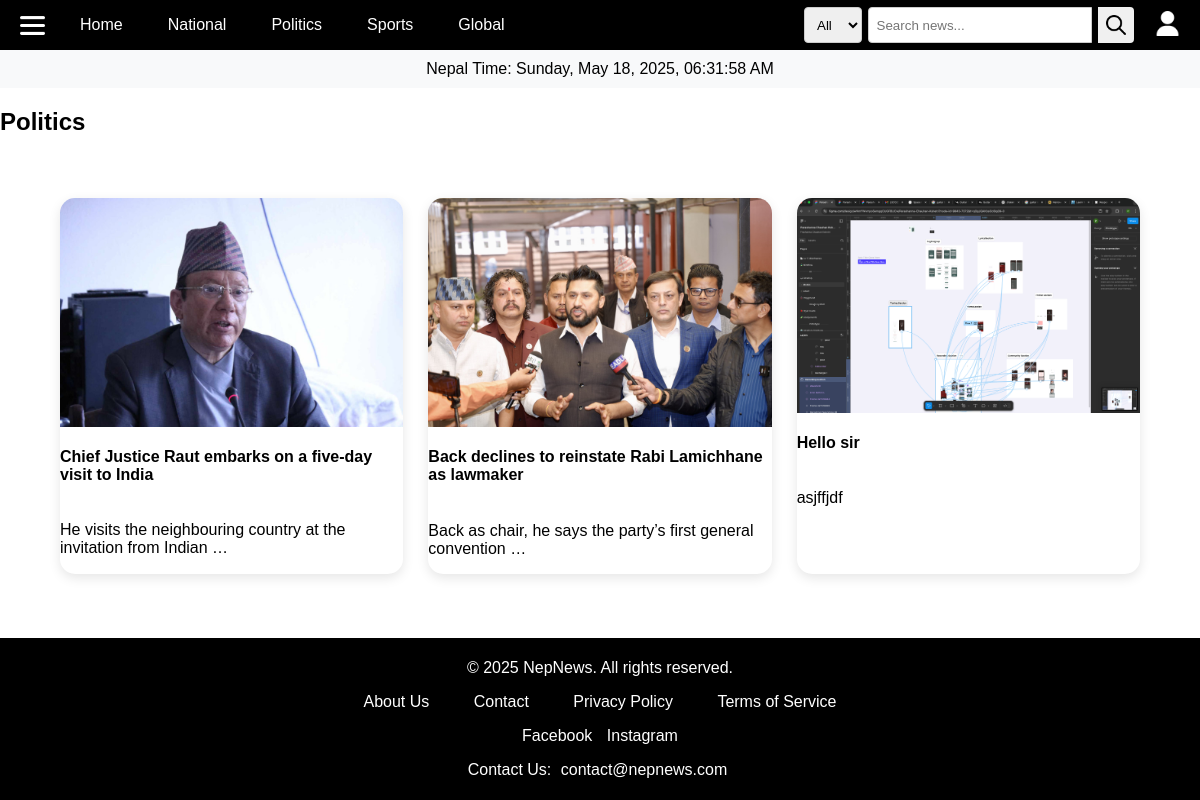
Page /category/2/ (signed in) on the committed database.
### newsapp/models.py (models this page shows, shortened)
class Category(models.Model):
    name = models.CharField(max_length=100)

class Post(models.Model):
    title = models.CharField(max_length=200)
    short_description = models.TextField()
    content = models.TextField()
    category = models.ForeignKey(Category, on_delete=models.CASCADE)
    author = models.ForeignKey(User, on_delete=models.CASCADE)
    banner_path = models.ImageField(upload_to='banners/', blank=True, null=True)
    status = models.CharField(max_length=20, default='draft', choices=[
        ('draft', 'Draft'),
        ('published', 'Published'),
        ('unpublished', 'Unpublished'),
        ('edited', 'Edited After Approval')
    ])
    views = models.IntegerField(default=0)
    created_at = models.DateTimeField(auto_now_add=True)

### newsapp/views.py (the view)
# urls.py: path('category/<int:id>/', views.category_post, name='category-post'),
def category_post(request, id):
    if not request.user.is_authenticated:
        return redirect('signup')
    category = get_object_or_404(Category, id=id)
    posts = Post.objects.filter(category=category, status='published')
    categories = Category.objects.all()
    return render(request, 'category_post.html', {'category': category, 'posts': posts, 'categories': categories})

### newsapp/context_processors.py (called while the page is built)
def base_context(request):
    return {'categories': Category.objects.all()}

### templates/category_post.html
{% extends 'base.html' %}
{% block content %}
<h2>{{ category.name }}</h2>
<div class="news-container">
    {% for post in posts %}
    <div class="news-item small">
        <a href="{% url 'view-post' post.id %}">
            {% if post.banner_path %}
                <img src="{{ post.banner_path.url }}" alt="{{ post.title }}">
            {% endif %}
            <h4>{{ post.title }}</h4>
            <p>{{ post.short_description|truncatewords:10 }}</p>
        </a>
    </div>
    {% endfor %}
</div>
{% endblock %}

### templates/base.html (shortened to what this page needs)
{% load static %}
<!DOCTYPE html>
<html lang="en">
<head>
    <link rel="stylesheet" href="{% static 'css/style.css' %}">
</head>
<body>
    <header>
        <div class="nav-container">
            <div class="menu">
                <img src="{% static 'images/menu.png' %}" alt="Menu" class="menu-icon" onclick="toggleSidebar()">
            </div>
            <nav class="navbar">
                <ul>
                    <li><a href="{% url 'home-page' %}">Home</a></li>
                    {% for category in categories %}
                        <li><a href="{% url 'category-post' category.id %}">{{ category.name }}</a></li>
                    {% endfor %}
                </ul>
            </nav>
            <div class="right-icons">
                <div class="search-container">
                    <form action="{% url 'search-posts' %}" method="get" class="search-form">
                        <div class="custom-select">
                            <select name="category" class="search-category">
                                <option value="">All</option>
                            </select>
                        </div>
                        <input type="text" name="q" class="search-input" placeholder="Search news..." value="{{ request.GET.q }}">
                        <button type="submit" class="search-button">
                            <img src="{% static 'images/search.png' %}" alt="Search" class="search-icon">
                        </button>
                    </form>
                </div>
                {% if user.is_authenticated %}
                    <a href="{% url 'profile' %}">
                        <img class="user" src="{% static 'images/user.png' %}" alt="User Profile">
                    </a>
                {% else %}
                    <img class="user" src="{% static 'images/user.png' %}" alt="User Profile" id="user-icon" onclick="openAuthModal()">
                {% endif %}
            </div>
        </div>
    </header>
    <div class="time-container">
        <span id="nepal-time">Nepal Time: Loading...</span>
    </div>
    {% block content %}
    {% endblock %}
    <footer>
        <p>© 2025 NepNews. All rights reserved.</p>
        <ul>
            <li><a href="{% url 'about-page' %}">About Us</a></li>
            <li><a href="{% url 'contact-page' %}">Contact</a></li>
            <li><a href="{% url 'privacy-policy' %}">Privacy Policy</a></li>
            <li><a href="{% url 'terms-page' %}">Terms of Service</a></li>
        </ul>
        <div>
            <a href="https://www.facebook.com">Facebook</a>
            <a href="https://www.instagram.com">Instagram</a>
        </div>
        <p>Contact Us: <a href="mailto:contact@nepnews.com">contact@nepnews.com</a></p>
    </footer>
</body>
</html>

### static/css/style.css (style rules this page uses)
body { margin: 0; padding: 0; box-sizing: border-box; font-family: Arial, sans-serif; display: flex; flex-direction: column; min-height: 100vh; }
header { background-color: #000000; height: 50px; width: 100%; margin: 0; padding: 0; display: flex; justify-content: space-evenly; align-items: center; overflow: hidden; position: fixed; top: 0; z-index: 1000; }
.nav-container { width: 100%; display: flex; justify-content: flex-start; align-items: center; }
.menu { display: flex; align-items: center; margin: 20px; }
.menu img { height: 100%; width: 25px; cursor: pointer; filter: invert(1); }
.navbar ul { list-style: none; padding: 0; margin: 0; display: flex; justify-content: center; gap: 15px; }
.navbar a { color: white; text-decoration: none; padding: 10px 15px; display: block; }
.right-icons { display: flex; justify-content: space-between; align-items: center; gap: 15px; margin: 20px; margin-left: auto; }
.right-icons img { width: 25px; cursor: pointer; justify-content: space-evenly; }
.user { filter: brightness(0) invert(); }
.search-container form { display: flex; align-items: center; gap: 6px; padding: 6px; }
.search-category, .search-input { height: 36px; margin: 0; box-sizing: border-box; }
.search-button { background-color: #de7b7b; border: none; padding: 6px; border-radius: 12px; cursor: pointer; display: flex; align-items: center; justify-content: center; width: 36px; height: 36px; margin: 0; box-sizing: border-box; }
.search-icon { width: 16px; height: 16px; display: block; }
.news-container { display: grid; grid-template-columns: repeat(auto-fit, minmax(280px, 1fr)); gap: 25px; padding: 30px; width: 90%; margin: auto; }
.news-item { background-color: #ffffff; border-radius: 15px; box-shadow: 0 4px 12px rgba(0, 0, 0, 0.1); transition: transform 0.3s ease; overflow: hidden; display: flex; flex-direction: column; text-decoration: none; color: inherit; padding: 0; }
.news-item a { text-decoration: none; color: inherit; display: flex; flex-direction: column; height: 100%; }
h2 { margin-bottom: 15px; }
input, textarea, select { width: 100%; padding: 8px; margin-bottom: 10px; border: 1px solid #ccc; border-radius: 4px; }
button { width: 100%; padding: 10px; background-color: white; border: none; color: black; border-radius: 4px; cursor: pointer; }
footer { flex-shrink: 0; background-color: black; color: white; text-align: center; padding: 5px; margin-top: auto; }
footer ul { list-style-type: none; padding: 0; }
footer ul li { display: inline; margin: 0 15px; }
footer a { color: white; text-decoration: none; padding: 5px; }
.search-container form { display: flex; align-items: center; }
.search-input { padding: 8px; border: 1px solid #ccc; border-radius: 4px 0 0 4px; outline: none; }
.search-button { background: none; border: none; padding: 8px; cursor: pointer; border-radius: 0 4px 4px 0; background-color: #f0f0f0; }
.search-button img { width: 20px; height: 20px; }
.time-container { text-align: center; padding: 10px; background: #f8f9fa; margin-top: 50px; }

### rows in the picture
Category: name "National"
Category: name "Politics"
Category: name "Sports"
Category: name "Global"
Post: banner_path (picture), title "Chief Justice Raut embarks on a five-day visit to India", short_description "He visits the neighbouring country at the invitation from Indian …"
Post: banner_path (picture), title "Back declines to reinstate Rabi Lamichhane as lawmaker", short_description "Back as chair, he says the party’s first general convention …"
Post: banner_path (picture), title "Hello sir", short_description "asjffjdf"
